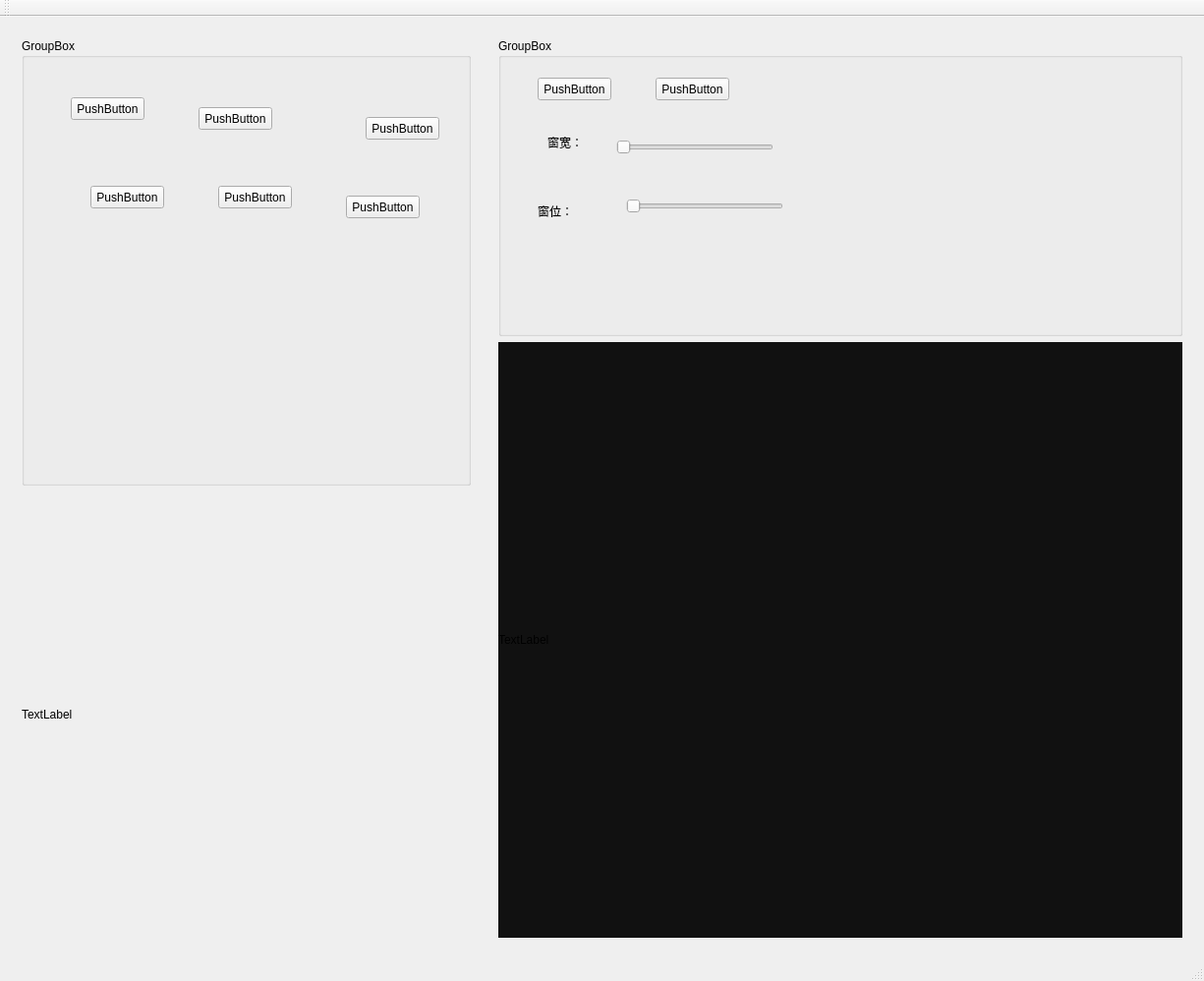
<?xml version="1.0" encoding="UTF-8"?>
<ui version="4.0">
 <class>testQtZXCX_XISL_89695Class</class>
 <widget class="QMainWindow" name="testQtZXCX_XISL_89695Class">
  <property name="geometry">
   <rect>
    <x>0</x>
    <y>0</y>
    <width>1225</width>
    <height>998</height>
   </rect>
  </property>
  <property name="windowTitle">
   <string>testQtZXCX_XISL_89695</string>
  </property>
  <widget class="QWidget" name="centralWidget">
   <layout class="QVBoxLayout" name="verticalLayout">
    <item>
     <layout class="QHBoxLayout" name="horizontalLayout" stretch="2,3">
      <item>
       <widget class="QWidget" name="widget" native="true">
        <layout class="QVBoxLayout" name="verticalLayout_2">
         <item>
          <widget class="QGroupBox" name="groupBox">
           <property name="title">
            <string>GroupBox</string>
           </property>
           <widget class="QPushButton" name="pushButton">
            <property name="geometry">
             <rect>
              <x>50</x>
              <y>60</y>
              <width>75</width>
              <height>23</height>
             </rect>
            </property>
            <property name="text">
             <string>PushButton</string>
            </property>
           </widget>
           <widget class="QPushButton" name="pushButton_2">
            <property name="geometry">
             <rect>
              <x>180</x>
              <y>70</y>
              <width>75</width>
              <height>23</height>
             </rect>
            </property>
            <property name="text">
             <string>PushButton</string>
            </property>
           </widget>
           <widget class="QPushButton" name="pushButton_3">
            <property name="geometry">
             <rect>
              <x>350</x>
              <y>80</y>
              <width>75</width>
              <height>23</height>
             </rect>
            </property>
            <property name="text">
             <string>PushButton</string>
            </property>
           </widget>
           <widget class="QPushButton" name="pushButton_4">
            <property name="geometry">
             <rect>
              <x>70</x>
              <y>150</y>
              <width>75</width>
              <height>23</height>
             </rect>
            </property>
            <property name="text">
             <string>PushButton</string>
            </property>
           </widget>
           <widget class="QPushButton" name="pushButton_5">
            <property name="geometry">
             <rect>
              <x>200</x>
              <y>150</y>
              <width>75</width>
              <height>23</height>
             </rect>
            </property>
            <property name="text">
             <string>PushButton</string>
            </property>
           </widget>
           <widget class="QPushButton" name="pushButton_6">
            <property name="geometry">
             <rect>
              <x>330</x>
              <y>160</y>
              <width>75</width>
              <height>23</height>
             </rect>
            </property>
            <property name="text">
             <string>PushButton</string>
            </property>
           </widget>
          </widget>
         </item>
         <item>
          <widget class="QLabel" name="label">
           <property name="text">
            <string>TextLabel</string>
           </property>
          </widget>
         </item>
        </layout>
       </widget>
      </item>
      <item>
       <widget class="QWidget" name="widget_2" native="true">
        <layout class="QVBoxLayout" name="verticalLayout_3" stretch="1,2">
         <item>
          <widget class="QGroupBox" name="groupBox_2">
           <property name="title">
            <string>GroupBox</string>
           </property>
           <widget class="QSlider" name="horizontalSlider">
            <property name="geometry">
             <rect>
              <x>120</x>
              <y>100</y>
              <width>160</width>
              <height>22</height>
             </rect>
            </property>
            <property name="orientation">
             <enum>Qt::Horizontal</enum>
            </property>
           </widget>
           <widget class="QSlider" name="horizontalSlider_2">
            <property name="geometry">
             <rect>
              <x>130</x>
              <y>160</y>
              <width>160</width>
              <height>22</height>
             </rect>
            </property>
            <property name="orientation">
             <enum>Qt::Horizontal</enum>
            </property>
           </widget>
           <widget class="QPushButton" name="pushButton_7">
            <property name="geometry">
             <rect>
              <x>40</x>
              <y>40</y>
              <width>75</width>
              <height>23</height>
             </rect>
            </property>
            <property name="text">
             <string>PushButton</string>
            </property>
           </widget>
           <widget class="QPushButton" name="pushButton_8">
            <property name="geometry">
             <rect>
              <x>160</x>
              <y>40</y>
              <width>75</width>
              <height>23</height>
             </rect>
            </property>
            <property name="text">
             <string>PushButton</string>
            </property>
           </widget>
           <widget class="QLabel" name="label_3">
            <property name="geometry">
             <rect>
              <x>50</x>
              <y>100</y>
              <width>54</width>
              <height>12</height>
             </rect>
            </property>
            <property name="text">
             <string>窗宽：</string>
            </property>
           </widget>
           <widget class="QLabel" name="label_4">
            <property name="geometry">
             <rect>
              <x>40</x>
              <y>170</y>
              <width>54</width>
              <height>12</height>
             </rect>
            </property>
            <property name="text">
             <string>窗位：</string>
            </property>
           </widget>
          </widget>
         </item>
         <item>
          <widget class="QLabel" name="label_2">
           <property name="styleSheet">
            <string notr="true">background-color: rgb(17, 17, 17);</string>
           </property>
           <property name="text">
            <string>TextLabel</string>
           </property>
          </widget>
         </item>
        </layout>
       </widget>
      </item>
     </layout>
    </item>
   </layout>
  </widget>
  <widget class="QMenuBar" name="menuBar">
   <property name="geometry">
    <rect>
     <x>0</x>
     <y>0</y>
     <width>1225</width>
     <height>23</height>
    </rect>
   </property>
  </widget>
  <widget class="QToolBar" name="mainToolBar">
   <attribute name="toolBarArea">
    <enum>TopToolBarArea</enum>
   </attribute>
   <attribute name="toolBarBreak">
    <bool>false</bool>
   </attribute>
  </widget>
  <widget class="QStatusBar" name="statusBar"/>
 </widget>
 <layoutdefault spacing="6" margin="11"/>
 <resources>
  <include location="testQtZXCX_XISL_89695.qrc"/>
 </resources>
 <connections/>
</ui>
